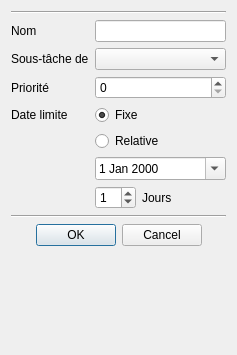
<?xml version="1.0" encoding="UTF-8"?>
<ui version="4.0">
 <class>TaskForm</class>
 <widget class="QWidget" name="TaskForm">
  <property name="geometry">
   <rect>
    <x>0</x>
    <y>0</y>
    <width>237</width>
    <height>355</height>
   </rect>
  </property>
  <property name="windowTitle">
   <string>Form</string>
  </property>
  <layout class="QVBoxLayout" name="verticalLayout_2">
   <item>
    <layout class="QVBoxLayout" name="verticalLayout">
     <item>
      <widget class="Line" name="line">
       <property name="orientation">
        <enum>Qt::Horizontal</enum>
       </property>
      </widget>
     </item>
     <item>
      <layout class="QFormLayout" name="formLayout">
       <property name="fieldGrowthPolicy">
        <enum>QFormLayout::AllNonFixedFieldsGrow</enum>
       </property>
       <item row="0" column="0">
        <widget class="QLabel" name="taskNameLabel">
         <property name="text">
          <string>Nom</string>
         </property>
        </widget>
       </item>
       <item row="0" column="1">
        <widget class="QLineEdit" name="taskName"/>
       </item>
       <item row="1" column="0">
        <widget class="QLabel" name="subTaskLabel">
         <property name="text">
          <string>Sous-tâche de</string>
         </property>
        </widget>
       </item>
       <item row="1" column="1">
        <widget class="QComboBox" name="subTask"/>
       </item>
       <item row="2" column="0">
        <widget class="QLabel" name="priorityLabel">
         <property name="text">
          <string>Priorité</string>
         </property>
        </widget>
       </item>
       <item row="2" column="1">
        <widget class="QSpinBox" name="priority"/>
       </item>
       <item row="3" column="0">
        <widget class="QLabel" name="timeLimitLabel">
         <property name="text">
          <string>Date limite</string>
         </property>
        </widget>
       </item>
       <item row="3" column="1">
        <widget class="QRadioButton" name="timeLimitChoiceAbsolute">
         <property name="text">
          <string>Fixe</string>
         </property>
         <property name="checked">
          <bool>true</bool>
         </property>
        </widget>
       </item>
       <item row="4" column="1">
        <widget class="QRadioButton" name="timeLimitChoiceRelative">
         <property name="text">
          <string>Relative</string>
         </property>
        </widget>
       </item>
       <item row="5" column="1">
        <widget class="QDateEdit" name="timeLimitAbsolute">
         <property name="calendarPopup">
          <bool>true</bool>
         </property>
        </widget>
       </item>
       <item row="6" column="1">
        <layout class="QFormLayout" name="formLayout_3">
         <property name="fieldGrowthPolicy">
          <enum>QFormLayout::AllNonFixedFieldsGrow</enum>
         </property>
         <item row="0" column="0">
          <widget class="QSpinBox" name="timeLimitRelative">
           <property name="value">
            <number>1</number>
           </property>
          </widget>
         </item>
         <item row="0" column="1">
          <widget class="QLabel" name="timeLimitRelativeLabel">
           <property name="text">
            <string>Jours</string>
           </property>
          </widget>
         </item>
        </layout>
       </item>
      </layout>
     </item>
     <item>
      <widget class="Line" name="line_2">
       <property name="orientation">
        <enum>Qt::Horizontal</enum>
       </property>
      </widget>
     </item>
     <item>
      <widget class="QDialogButtonBox" name="acceptTask">
       <property name="standardButtons">
        <set>QDialogButtonBox::Cancel|QDialogButtonBox::Ok</set>
       </property>
       <property name="centerButtons">
        <bool>true</bool>
       </property>
      </widget>
     </item>
    </layout>
   </item>
   <item>
    <spacer name="verticalSpacer">
     <property name="orientation">
      <enum>Qt::Vertical</enum>
     </property>
     <property name="sizeHint" stdset="0">
      <size>
       <width>20</width>
       <height>40</height>
      </size>
     </property>
    </spacer>
   </item>
  </layout>
 </widget>
 <resources/>
 <connections/>
</ui>
